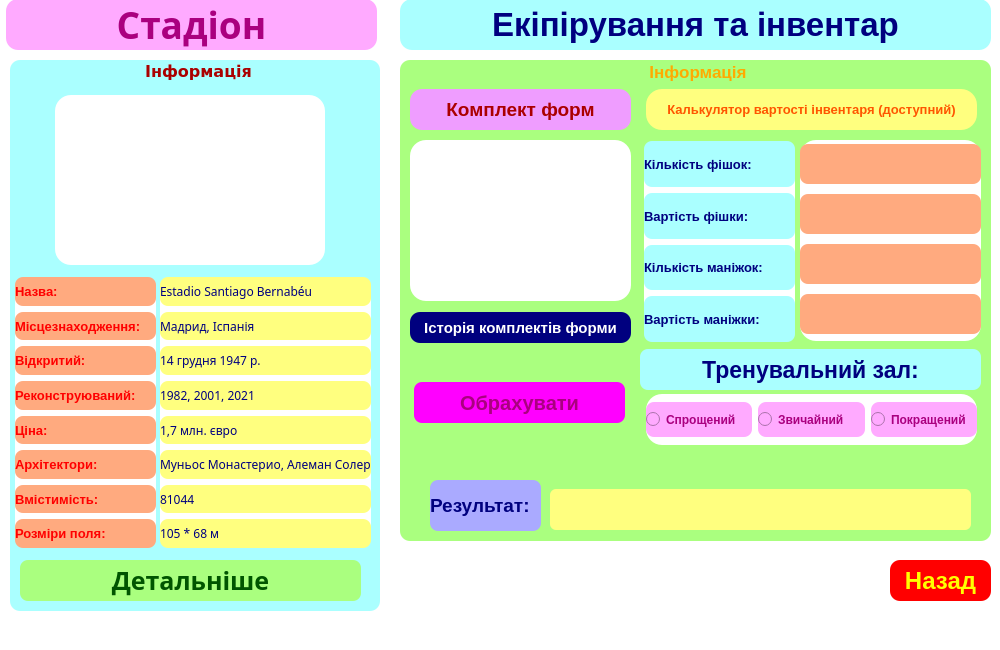
<?xml version="1.0" encoding="UTF-8"?>
<ui version="4.0">
 <class>Stadium</class>
 <widget class="QMainWindow" name="Stadium">
  <property name="geometry">
   <rect>
    <x>0</x>
    <y>0</y>
    <width>1000</width>
    <height>650</height>
   </rect>
  </property>
  <property name="windowTitle">
   <string>MainWindow</string>
  </property>
  <property name="styleSheet">
   <string notr="true">QWidget{
background-color: rgb(255, 255, 255);
border-radius: 16px;
	border-color: rgb(0, 0, 127);
}</string>
  </property>
  <widget class="QWidget" name="centralwidget">
   <widget class="QLabel" name="label">
    <property name="geometry">
     <rect>
      <x>6</x>
      <y>-1</y>
      <width>371</width>
      <height>51</height>
     </rect>
    </property>
    <property name="font">
     <font>
      <family>Rockwell</family>
      <pointsize>28</pointsize>
      <weight>75</weight>
      <bold>true</bold>
     </font>
    </property>
    <property name="styleSheet">
     <string notr="true">QLabel{
background-color: rgb(255, 170, 255);
	color: rgb(170, 0, 127);
	border-color: rgb(170, 0, 127);
border-radius: 12px;
}</string>
    </property>
    <property name="text">
     <string>Стадіон</string>
    </property>
    <property name="alignment">
     <set>Qt::AlignCenter</set>
    </property>
   </widget>
   <widget class="QGroupBox" name="groupBox">
    <property name="geometry">
     <rect>
      <x>10</x>
      <y>60</y>
      <width>370</width>
      <height>551</height>
     </rect>
    </property>
    <property name="font">
     <font>
      <family>Verdana</family>
      <pointsize>12</pointsize>
      <weight>75</weight>
      <bold>true</bold>
     </font>
    </property>
    <property name="styleSheet">
     <string notr="true">QGroupBox{
background-color: rgb(170, 255, 255);
	color: rgb(170, 0, 0);
	border-color: rgb(0, 0, 127);
border-radius: 10px;
}</string>
    </property>
    <property name="title">
     <string>Інформація</string>
    </property>
    <property name="alignment">
     <set>Qt::AlignCenter</set>
    </property>
    <widget class="QLabel" name="label_2">
     <property name="geometry">
      <rect>
       <x>45</x>
       <y>35</y>
       <width>270</width>
       <height>170</height>
      </rect>
     </property>
     <property name="text">
      <string/>
     </property>
     <property name="pixmap">
      <pixmap resource="ressources.qrc">:/FC resources/photo_2022-05-24_09-04-06.jpg</pixmap>
     </property>
    </widget>
    <widget class="QPushButton" name="pushButton_stadionsite">
     <property name="geometry">
      <rect>
       <x>10</x>
       <y>500</y>
       <width>341</width>
       <height>41</height>
      </rect>
     </property>
     <property name="font">
      <font>
       <family>Sitka Banner</family>
       <pointsize>19</pointsize>
       <weight>75</weight>
       <bold>true</bold>
      </font>
     </property>
     <property name="styleSheet">
      <string notr="true">QPushButton{
background-color: rgb(170, 255, 127);
	color: rgb(0, 85, 0);
	border-color: rgb(0, 85, 0);
border-radius: 8px;
}
QPushButton:hover:!pressed { 
background-color: white;
border-color: black;
color: black;
}</string>
     </property>
     <property name="text">
      <string>Детальніше</string>
     </property>
    </widget>
    <widget class="QWidget" name="layoutWidget">
     <property name="geometry">
      <rect>
       <x>5</x>
       <y>217</y>
       <width>141</width>
       <height>271</height>
      </rect>
     </property>
     <layout class="QVBoxLayout" name="verticalLayout">
      <item>
       <widget class="QLabel" name="label_3">
        <property name="font">
         <font>
          <family>Arial</family>
          <pointsize>10</pointsize>
          <weight>75</weight>
          <bold>true</bold>
         </font>
        </property>
        <property name="styleSheet">
         <string notr="true">QLabel{
color: rgb(255, 0, 0);
	border-color: rgb(255, 170, 0);
	background-color: rgb(255, 170, 127);
border-radius: 8px;
}</string>
        </property>
        <property name="text">
         <string>Назва:</string>
        </property>
       </widget>
      </item>
      <item>
       <widget class="QLabel" name="label_4">
        <property name="font">
         <font>
          <family>Arial</family>
          <pointsize>10</pointsize>
          <weight>75</weight>
          <bold>true</bold>
         </font>
        </property>
        <property name="styleSheet">
         <string notr="true">QLabel{
color: rgb(255, 0, 0);
	border-color: rgb(255, 170, 0);
	background-color: rgb(255, 170, 127);
border-radius: 8px;
}</string>
        </property>
        <property name="text">
         <string>Місцезнаходження:</string>
        </property>
       </widget>
      </item>
      <item>
       <widget class="QLabel" name="label_6">
        <property name="font">
         <font>
          <family>Arial</family>
          <pointsize>10</pointsize>
          <weight>75</weight>
          <bold>true</bold>
         </font>
        </property>
        <property name="styleSheet">
         <string notr="true">QLabel{
color: rgb(255, 0, 0);
	border-color: rgb(255, 170, 0);
	background-color: rgb(255, 170, 127);
border-radius: 8px;
}</string>
        </property>
        <property name="text">
         <string>Відкритий:</string>
        </property>
       </widget>
      </item>
      <item>
       <widget class="QLabel" name="label_7">
        <property name="font">
         <font>
          <family>Arial</family>
          <pointsize>10</pointsize>
          <weight>75</weight>
          <bold>true</bold>
         </font>
        </property>
        <property name="styleSheet">
         <string notr="true">QLabel{
color: rgb(255, 0, 0);
	border-color: rgb(255, 170, 0);
	background-color: rgb(255, 170, 127);
border-radius: 8px;
}</string>
        </property>
        <property name="text">
         <string>Реконструюваний:</string>
        </property>
       </widget>
      </item>
      <item>
       <widget class="QLabel" name="label_8">
        <property name="font">
         <font>
          <family>Arial</family>
          <pointsize>10</pointsize>
          <weight>75</weight>
          <bold>true</bold>
         </font>
        </property>
        <property name="styleSheet">
         <string notr="true">QLabel{
color: rgb(255, 0, 0);
	border-color: rgb(255, 170, 0);
	background-color: rgb(255, 170, 127);
border-radius: 8px;
}</string>
        </property>
        <property name="text">
         <string>Ціна:</string>
        </property>
       </widget>
      </item>
      <item>
       <widget class="QLabel" name="label_9">
        <property name="font">
         <font>
          <family>Arial</family>
          <pointsize>10</pointsize>
          <weight>75</weight>
          <bold>true</bold>
         </font>
        </property>
        <property name="styleSheet">
         <string notr="true">QLabel{
color: rgb(255, 0, 0);
	border-color: rgb(255, 170, 0);
	background-color: rgb(255, 170, 127);
border-radius: 8px;
}</string>
        </property>
        <property name="text">
         <string>Архітектори:</string>
        </property>
       </widget>
      </item>
      <item>
       <widget class="QLabel" name="label_5">
        <property name="font">
         <font>
          <family>Arial</family>
          <pointsize>10</pointsize>
          <weight>75</weight>
          <bold>true</bold>
         </font>
        </property>
        <property name="styleSheet">
         <string notr="true">QLabel{
color: rgb(255, 0, 0);
	border-color: rgb(255, 170, 0);
	background-color: rgb(255, 170, 127);
border-radius: 8px;
}</string>
        </property>
        <property name="text">
         <string>Вмістимість:</string>
        </property>
       </widget>
      </item>
      <item>
       <widget class="QLabel" name="label_10">
        <property name="font">
         <font>
          <family>Arial</family>
          <pointsize>10</pointsize>
          <weight>75</weight>
          <bold>true</bold>
         </font>
        </property>
        <property name="styleSheet">
         <string notr="true">QLabel{
color: rgb(255, 0, 0);
	border-color: rgb(255, 170, 0);
	background-color: rgb(255, 170, 127);
border-radius: 8px;
}</string>
        </property>
        <property name="text">
         <string>Розміри поля:</string>
        </property>
       </widget>
      </item>
     </layout>
    </widget>
    <widget class="QWidget" name="layoutWidget">
     <property name="geometry">
      <rect>
       <x>150</x>
       <y>217</y>
       <width>211</width>
       <height>271</height>
      </rect>
     </property>
     <layout class="QVBoxLayout" name="verticalLayout_2">
      <item>
       <widget class="QLabel" name="label_11">
        <property name="font">
         <font>
          <family>Calisto MT</family>
          <pointsize>9</pointsize>
          <weight>50</weight>
          <bold>false</bold>
         </font>
        </property>
        <property name="styleSheet">
         <string notr="true">QLabel{
color: rgb(0, 0, 127);
background-color: rgb(255, 255, 127);
border-color: rgb(0, 0, 127);
border-radius: 8px;
}</string>
        </property>
        <property name="text">
         <string>Estadio Santiago Bernabéu</string>
        </property>
       </widget>
      </item>
      <item>
       <widget class="QLabel" name="label_12">
        <property name="font">
         <font>
          <family>Calisto MT</family>
          <pointsize>9</pointsize>
          <weight>50</weight>
          <bold>false</bold>
         </font>
        </property>
        <property name="styleSheet">
         <string notr="true">QLabel{
color: rgb(0, 0, 127);
background-color: rgb(255, 255, 127);
border-color: rgb(0, 0, 127);
border-radius: 8px;
}</string>
        </property>
        <property name="text">
         <string>Мадрид, Іспанія</string>
        </property>
       </widget>
      </item>
      <item>
       <widget class="QLabel" name="label_13">
        <property name="font">
         <font>
          <family>Calisto MT</family>
          <pointsize>9</pointsize>
          <weight>50</weight>
          <bold>false</bold>
         </font>
        </property>
        <property name="styleSheet">
         <string notr="true">QLabel{
color: rgb(0, 0, 127);
background-color: rgb(255, 255, 127);
border-color: rgb(0, 0, 127);
border-radius: 8px;
}</string>
        </property>
        <property name="text">
         <string>14 грудня 1947 р.</string>
        </property>
       </widget>
      </item>
      <item>
       <widget class="QLabel" name="label_14">
        <property name="font">
         <font>
          <family>Calisto MT</family>
          <pointsize>9</pointsize>
          <weight>50</weight>
          <bold>false</bold>
         </font>
        </property>
        <property name="styleSheet">
         <string notr="true">QLabel{
color: rgb(0, 0, 127);
background-color: rgb(255, 255, 127);
border-color: rgb(0, 0, 127);
border-radius: 8px;
}</string>
        </property>
        <property name="text">
         <string>1982, 2001, 2021 </string>
        </property>
       </widget>
      </item>
      <item>
       <widget class="QLabel" name="label_15">
        <property name="font">
         <font>
          <family>Calisto MT</family>
          <pointsize>9</pointsize>
          <weight>50</weight>
          <bold>false</bold>
         </font>
        </property>
        <property name="styleSheet">
         <string notr="true">QLabel{
color: rgb(0, 0, 127);
background-color: rgb(255, 255, 127);
border-color: rgb(0, 0, 127);
border-radius: 8px;
}</string>
        </property>
        <property name="text">
         <string>1,7 млн. євро</string>
        </property>
       </widget>
      </item>
      <item>
       <widget class="QLabel" name="label_16">
        <property name="font">
         <font>
          <family>Calisto MT</family>
          <pointsize>9</pointsize>
          <weight>50</weight>
          <bold>false</bold>
         </font>
        </property>
        <property name="styleSheet">
         <string notr="true">QLabel{
color: rgb(0, 0, 127);
background-color: rgb(255, 255, 127);
border-color: rgb(0, 0, 127);
border-radius: 8px;
}</string>
        </property>
        <property name="text">
         <string>Муньос Монастерио, Алеман Солер</string>
        </property>
       </widget>
      </item>
      <item>
       <widget class="QLabel" name="label_17">
        <property name="font">
         <font>
          <family>Calisto MT</family>
          <pointsize>9</pointsize>
          <weight>50</weight>
          <bold>false</bold>
         </font>
        </property>
        <property name="styleSheet">
         <string notr="true">QLabel{
color: rgb(0, 0, 127);
background-color: rgb(255, 255, 127);
border-color: rgb(0, 0, 127);
border-radius: 8px;
}</string>
        </property>
        <property name="text">
         <string>81044 </string>
        </property>
       </widget>
      </item>
      <item>
       <widget class="QLabel" name="label_18">
        <property name="font">
         <font>
          <family>Calisto MT</family>
          <pointsize>9</pointsize>
          <weight>50</weight>
          <bold>false</bold>
         </font>
        </property>
        <property name="styleSheet">
         <string notr="true">QLabel{
color: rgb(0, 0, 127);
background-color: rgb(255, 255, 127);
border-color: rgb(0, 0, 127);
border-radius: 8px;
}</string>
        </property>
        <property name="text">
         <string>105 * 68 м</string>
        </property>
       </widget>
      </item>
     </layout>
    </widget>
   </widget>
   <widget class="QPushButton" name="pushButton">
    <property name="geometry">
     <rect>
      <x>890</x>
      <y>560</y>
      <width>101</width>
      <height>41</height>
     </rect>
    </property>
    <property name="font">
     <font>
      <family>Nirmala UI</family>
      <pointsize>18</pointsize>
      <weight>75</weight>
      <bold>true</bold>
     </font>
    </property>
    <property name="styleSheet">
     <string notr="true">QPushButton{
background-color: rgb(255, 0, 0);
	color: rgb(255, 255, 0);
	border-color: rgb(255, 255, 0);
border-radius: 10px;
}
QPushButton:hover:!pressed { 
background-color: white;
border-color: black;
color: black;
}</string>
    </property>
    <property name="text">
     <string>Назад</string>
    </property>
   </widget>
   <widget class="QLabel" name="label_19">
    <property name="geometry">
     <rect>
      <x>400</x>
      <y>-1</y>
      <width>591</width>
      <height>51</height>
     </rect>
    </property>
    <property name="font">
     <font>
      <pointsize>25</pointsize>
      <weight>75</weight>
      <bold>true</bold>
     </font>
    </property>
    <property name="styleSheet">
     <string notr="true">QLabel{
color: rgb(0, 0, 127);
	border-color: rgb(0, 0, 127);
	background-color: rgb(170, 255, 255);
border-radius: 12px;
}</string>
    </property>
    <property name="text">
     <string>Екіпірування та інвентар</string>
    </property>
    <property name="alignment">
     <set>Qt::AlignCenter</set>
    </property>
   </widget>
   <widget class="QGroupBox" name="groupBox_2">
    <property name="geometry">
     <rect>
      <x>400</x>
      <y>60</y>
      <width>591</width>
      <height>481</height>
     </rect>
    </property>
    <property name="font">
     <font>
      <pointsize>13</pointsize>
      <weight>75</weight>
      <bold>true</bold>
     </font>
    </property>
    <property name="styleSheet">
     <string notr="true">QGroupBox{
background-color: rgb(170, 255, 127);
	border-color: rgb(0, 170, 0);
	color: rgb(255, 170, 0);
border-radius: 10px;
}</string>
    </property>
    <property name="title">
     <string>Інформація</string>
    </property>
    <property name="alignment">
     <set>Qt::AlignCenter</set>
    </property>
    <widget class="QLabel" name="label_20">
     <property name="geometry">
      <rect>
       <x>10</x>
       <y>80</y>
       <width>221</width>
       <height>161</height>
      </rect>
     </property>
     <property name="text">
      <string/>
     </property>
     <property name="pixmap">
      <pixmap resource="ressources.qrc">:/FC resources/photo_2022-05-24_09-58-06.jpg</pixmap>
     </property>
    </widget>
    <widget class="QLabel" name="label_21">
     <property name="geometry">
      <rect>
       <x>10</x>
       <y>29</y>
       <width>221</width>
       <height>41</height>
      </rect>
     </property>
     <property name="font">
      <font>
       <pointsize>14</pointsize>
       <weight>75</weight>
       <bold>true</bold>
      </font>
     </property>
     <property name="styleSheet">
      <string notr="true">QLabel{
color: rgb(170, 0, 0);
	background-color: rgb(239, 157, 255);
	border-color: rgb(150, 0, 150);
border-radius: 12px;
}</string>
     </property>
     <property name="text">
      <string>Комплект форм</string>
     </property>
     <property name="alignment">
      <set>Qt::AlignCenter</set>
     </property>
    </widget>
    <widget class="QPushButton" name="pushButton_formasite">
     <property name="geometry">
      <rect>
       <x>10</x>
       <y>252</y>
       <width>221</width>
       <height>31</height>
      </rect>
     </property>
     <property name="font">
      <font>
       <pointsize>11</pointsize>
       <weight>75</weight>
       <bold>true</bold>
      </font>
     </property>
     <property name="styleSheet">
      <string notr="true">QPushButton{
color: rgb(255, 255, 255);
	background-color: rgb(0, 0, 127);
	border-color: rgb(255, 255, 255);
border-radius: 10px;
}
QPushButton:hover:!pressed { 
background-color: white;
border-color: black;
color: black;
}</string>
     </property>
     <property name="text">
      <string>Історія комплектів форми</string>
     </property>
    </widget>
    <widget class="QLabel" name="label_22">
     <property name="geometry">
      <rect>
       <x>246</x>
       <y>29</y>
       <width>331</width>
       <height>41</height>
      </rect>
     </property>
     <property name="font">
      <font>
       <pointsize>10</pointsize>
       <weight>75</weight>
       <bold>true</bold>
      </font>
     </property>
     <property name="styleSheet">
      <string notr="true">QLabel{
background-color: rgb(255, 255, 127);
	color: rgb(255, 85, 0);
	border-color: rgb(255, 85, 0);
border-color: 10px;
}</string>
     </property>
     <property name="text">
      <string>Калькулятор вартості інвентаря (доступний)</string>
     </property>
     <property name="alignment">
      <set>Qt::AlignCenter</set>
     </property>
    </widget>
    <widget class="QPushButton" name="pushButton_resultt">
     <property name="geometry">
      <rect>
       <x>14</x>
       <y>322</y>
       <width>211</width>
       <height>41</height>
      </rect>
     </property>
     <property name="font">
      <font>
       <pointsize>15</pointsize>
       <weight>75</weight>
       <bold>true</bold>
      </font>
     </property>
     <property name="styleSheet">
      <string notr="true">QPushButton{
color: rgb(170, 0, 127);
	background-color: rgb(255, 0, 255);
	border-color: rgb(170, 0, 127);
border-radius: 8px;
}
QPushButton:hover:!pressed { 
background-color: white;
border-color: black;
color: black;
}</string>
     </property>
     <property name="text">
      <string>Обрахувати</string>
     </property>
    </widget>
    <widget class="QLabel" name="label_27">
     <property name="geometry">
      <rect>
       <x>30</x>
       <y>420</y>
       <width>111</width>
       <height>51</height>
      </rect>
     </property>
     <property name="font">
      <font>
       <pointsize>14</pointsize>
       <weight>75</weight>
       <bold>true</bold>
      </font>
     </property>
     <property name="styleSheet">
      <string notr="true">QLabel{
background-color: rgb(170, 170, 255);
	color: rgb(0, 0, 127);
	border-color: rgb(0, 0, 127);
border-radius: 8px;
}</string>
     </property>
     <property name="text">
      <string>Результат: </string>
     </property>
    </widget>
    <widget class="QLabel" name="label_res">
     <property name="geometry">
      <rect>
       <x>150</x>
       <y>429</y>
       <width>421</width>
       <height>41</height>
      </rect>
     </property>
     <property name="font">
      <font>
       <pointsize>14</pointsize>
       <weight>75</weight>
       <bold>true</bold>
      </font>
     </property>
     <property name="styleSheet">
      <string notr="true">QLabel{
color: rgb(255, 170, 0);
	border-color: rgb(255, 170, 0);
	background-color: rgb(255, 255, 127);
border-radius: 6px;
}</string>
     </property>
     <property name="text">
      <string/>
     </property>
    </widget>
    <widget class="QLabel" name="label_29">
     <property name="geometry">
      <rect>
       <x>240</x>
       <y>289</y>
       <width>341</width>
       <height>41</height>
      </rect>
     </property>
     <property name="font">
      <font>
       <pointsize>17</pointsize>
       <weight>75</weight>
       <bold>true</bold>
      </font>
     </property>
     <property name="styleSheet">
      <string notr="true">QLabel{
background-color: rgb(170, 255, 255);
	color: rgb(0, 0, 127);
	border-color: rgb(0, 0, 127);
border-radius: 8px;
}</string>
     </property>
     <property name="text">
      <string>Тренувальний зал:</string>
     </property>
     <property name="alignment">
      <set>Qt::AlignCenter</set>
     </property>
    </widget>
    <widget class="QWidget" name="layoutWidget">
     <property name="geometry">
      <rect>
       <x>244</x>
       <y>81</y>
       <width>151</width>
       <height>201</height>
      </rect>
     </property>
     <layout class="QVBoxLayout" name="verticalLayout_3">
      <item>
       <widget class="QLabel" name="label_23">
        <property name="font">
         <font>
          <pointsize>10</pointsize>
          <weight>75</weight>
          <bold>true</bold>
         </font>
        </property>
        <property name="styleSheet">
         <string notr="true">QLabel{
background-color: rgb(170, 255, 255);
	color: rgb(0, 0, 127);
	border-color: rgb(0, 0, 127);
border-radius: 8px;
}</string>
        </property>
        <property name="text">
         <string>Кількість фішок:</string>
        </property>
       </widget>
      </item>
      <item>
       <widget class="QLabel" name="label_24">
        <property name="font">
         <font>
          <pointsize>10</pointsize>
          <weight>75</weight>
          <bold>true</bold>
         </font>
        </property>
        <property name="styleSheet">
         <string notr="true">QLabel{
background-color: rgb(170, 255, 255);
	color: rgb(0, 0, 127);
	border-color: rgb(0, 0, 127);
border-radius: 8px;
}</string>
        </property>
        <property name="text">
         <string>Вартість фішки:</string>
        </property>
       </widget>
      </item>
      <item>
       <widget class="QLabel" name="label_25">
        <property name="font">
         <font>
          <pointsize>10</pointsize>
          <weight>75</weight>
          <bold>true</bold>
         </font>
        </property>
        <property name="styleSheet">
         <string notr="true">QLabel{
background-color: rgb(170, 255, 255);
	color: rgb(0, 0, 127);
	border-color: rgb(0, 0, 127);
border-radius: 8px;
}</string>
        </property>
        <property name="text">
         <string>Кількість маніжок:</string>
        </property>
       </widget>
      </item>
      <item>
       <widget class="QLabel" name="label_26">
        <property name="font">
         <font>
          <pointsize>10</pointsize>
          <weight>75</weight>
          <bold>true</bold>
         </font>
        </property>
        <property name="styleSheet">
         <string notr="true">QLabel{
background-color: rgb(170, 255, 255);
	color: rgb(0, 0, 127);
	border-color: rgb(0, 0, 127);
border-radius: 8px;
}</string>
        </property>
        <property name="text">
         <string>Вартість маніжки:</string>
        </property>
       </widget>
      </item>
     </layout>
    </widget>
    <widget class="QWidget" name="layoutWidget">
     <property name="geometry">
      <rect>
       <x>400</x>
       <y>80</y>
       <width>181</width>
       <height>201</height>
      </rect>
     </property>
     <layout class="QVBoxLayout" name="verticalLayout_4">
      <item>
       <widget class="QLineEdit" name="lineEdit_numfish">
        <property name="styleSheet">
         <string notr="true">QLineEdit{
background-color: rgb(255, 170, 127);
	color: rgb(255, 0, 0);
	border-color: rgb(255, 0, 0);
border-radius: 8px;
height: 40px;
}</string>
        </property>
       </widget>
      </item>
      <item>
       <widget class="QLineEdit" name="lineEdit_pricefish">
        <property name="styleSheet">
         <string notr="true">QLineEdit{
background-color: rgb(255, 170, 127);
	color: rgb(255, 0, 0);
	border-color: rgb(255, 0, 0);
border-radius: 8px;
height: 40px;
}</string>
        </property>
       </widget>
      </item>
      <item>
       <widget class="QLineEdit" name="lineEdit_numman">
        <property name="styleSheet">
         <string notr="true">QLineEdit{
background-color: rgb(255, 170, 127);
	color: rgb(255, 0, 0);
	border-color: rgb(255, 0, 0);
border-radius: 8px;
height: 40px;
}</string>
        </property>
       </widget>
      </item>
      <item>
       <widget class="QLineEdit" name="lineEdit_priceman">
        <property name="styleSheet">
         <string notr="true">QLineEdit{
background-color: rgb(255, 170, 127);
	color: rgb(255, 0, 0);
	border-color: rgb(255, 0, 0);
border-radius: 8px;
height: 40px;
}</string>
        </property>
       </widget>
      </item>
     </layout>
    </widget>
    <widget class="QWidget" name="layoutWidget">
     <property name="geometry">
      <rect>
       <x>246</x>
       <y>334</y>
       <width>331</width>
       <height>51</height>
      </rect>
     </property>
     <layout class="QHBoxLayout" name="horizontalLayout">
      <item>
       <widget class="QRadioButton" name="radioButton_easy">
        <property name="font">
         <font>
          <pointsize>9</pointsize>
          <weight>75</weight>
          <bold>true</bold>
         </font>
        </property>
        <property name="styleSheet">
         <string notr="true">QRadioButton{
background-color: rgb(255, 170, 255);
	color: rgb(170, 0, 127);
	border-color: rgb(170, 0, 127);
border-radius: 8px;
height: 35px;
}</string>
        </property>
        <property name="text">
         <string>Спрощений</string>
        </property>
       </widget>
      </item>
      <item>
       <widget class="QRadioButton" name="radioButton_midl">
        <property name="font">
         <font>
          <pointsize>9</pointsize>
          <weight>75</weight>
          <bold>true</bold>
         </font>
        </property>
        <property name="styleSheet">
         <string notr="true">QRadioButton{
background-color: rgb(255, 170, 255);
	color: rgb(170, 0, 127);
	border-color: rgb(170, 0, 127);
border-radius: 8px;
height: 35px;
}</string>
        </property>
        <property name="text">
         <string>Звичайний</string>
        </property>
       </widget>
      </item>
      <item>
       <widget class="QRadioButton" name="radioButton_super">
        <property name="font">
         <font>
          <pointsize>9</pointsize>
          <weight>75</weight>
          <bold>true</bold>
         </font>
        </property>
        <property name="styleSheet">
         <string notr="true">QRadioButton{
background-color: rgb(255, 170, 255);
	color: rgb(170, 0, 127);
	border-color: rgb(170, 0, 127);
border-radius: 8px;
height: 35px;
}</string>
        </property>
        <property name="text">
         <string>Покращений</string>
        </property>
       </widget>
      </item>
     </layout>
    </widget>
   </widget>
  </widget>
  <widget class="QMenuBar" name="menubar">
   <property name="geometry">
    <rect>
     <x>0</x>
     <y>0</y>
     <width>1000</width>
     <height>21</height>
    </rect>
   </property>
  </widget>
  <widget class="QStatusBar" name="statusbar"/>
 </widget>
 <resources>
  <include location="ressources.qrc"/>
 </resources>
 <connections/>
</ui>
